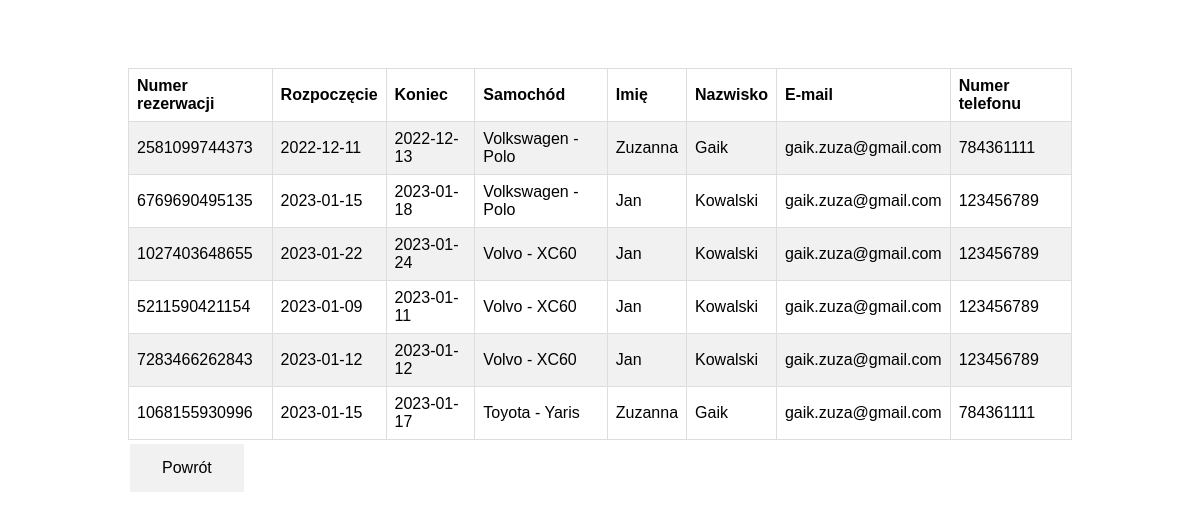
/admin/reservations (signed in), run on the app's committed database.
### tables this page shows
CREATE TABLE Reservation(
                    id INTEGER PRIMARY KEY AUTOINCREMENT,
                    reservation_nr INTEGER NOT NULL UNIQUE,
                    start_time TEXT,
                    end_time TEXT,
                    car_id INTEGER NOT NULL,
                    user_id INTEGER NOT NULL,
                    name VARCHAR(100) NOT NULL,
                    surname VARCHAR(100) NOT NULL,
                    email VARCHAR(150) NOT NULL,
                    phonenr VARCHAR(13) NOT NULL,
                    FOREIGN KEY (car_id) REFERENCES Car(id),
                    FOREIGN KEY (user_id) REFERENCES User(id)
                );

### serwer.py (the view)
@app.route("/admin/reservations", methods=['GET'])
@login_required
def reservations():
    if request.method == 'GET':
        verification = check_if_admin(current_user.username)
        if verification == True:
            reservations = get_reservations_for_admin()
            return render_template("admin/admin_reservations.html", reservations=reservations)
        else:
            return render_template("customer/info.html", info="Nie jesteś adminem", href="")

### database/car_db.py (called while the page is built)
def connect_to_db():
    connection = connect(DB_NAME, check_same_thread=False)
    cursor = connection.cursor()
    return connection, cursor

def fetch_car_by_id(id):
    connection, cursor = connect_to_db()
    data = cursor.execute("SELECT id, brand, model, car_type, production_year, fuel_type, gearbox_type, price, city, image FROM Car WHERE id = ?", [id])
    records = cursor.fetchall()
    connection.close()
    return records

### database/reservation_db.py (called while the page is built)
def connect_to_db():
    connection = connect(DB_NAME, check_same_thread=False)
    cursor = connection.cursor()
    return connection, cursor

def fetch_reservation_records():
    connection, cursor = connect_to_db()
    data = cursor.execute("SELECT * FROM Reservation")
    records = cursor.fetchall()
    connection.close()
    return records

### database/user_db.py (called while the page is built)
def connect_to_db():
    connection = connect(DB_NAME, check_same_thread=False)
    cursor = connection.cursor()
    return connection, cursor

def get_role_by_username(username):
    connection, cursor = connect_to_db()
    data = cursor.execute("SELECT role FROM User WHERE username = ?", [username])
    record = cursor.fetchone()
    connection.close()
    return record

def get_user_by_username(username):
    connection, cursor = connect_to_db()
    data = cursor.execute("SELECT * FROM User WHERE username = ?", [username])
    record = cursor.fetchone()
    connection.close()
    return record

### services/server_service.py (called while the page is built)
def check_if_admin(username):
    role = get_role_by_username(username)
    if role[0] == "admin":
        return True
    else:
        return False

### services/templates_service.py (called while the page is built)
def get_reservations_for_admin():
    data = fetch_reservation_records()
    reservations = []
    for row in data:
        record = ['']*8
        record[0] = str(row[1])
        record[1] = str(row[2])
        record[2] = str(row[3])
        car = fetch_car_by_id(row[4])[0]
        record[3] = str(car[1] + " - " + car[2])
        record[4] = str(row[6])
        record[5] = str(row[7])
        record[6] = str(row[8])
        record[7] = str(row[9])
        reservations.append(record)
    return reservations

### serwer.py (called while the page is built)
@login_manager.user_loader
def user_loader(username):
    if username is None:
        return None
    row = get_user_by_username(username)
    try:
        username = row[1]
        password = row[2]
    except:
        return None
    user = User()
    user.id = username
    user.username = username
    user.password = password
    return user

### templates/admin/admin_reservations.html (shortened to what this page needs)
<!doctype html>
<html lang="pl">
    <head>
        <link rel="stylesheet" type="text/css" href="../../static/css/styles.css"/>
    </head>
    <body class="padmessages">
        <div>
            <table>
                <tr>
                  <th>Numer rezerwacji</th>
                  <th>Rozpoczęcie</th>
                  <th>Koniec</th>
                  <th>Samochód</th>
                  <th>Imię</th>
                  <th>Nazwisko</th>
                  <th>E-mail</th>
                  <th>Numer telefonu</th>
                </tr>
                {% for reservation in reservations %}
                <tr>
                    {% for col in reservation %}
                    <td> {{ col }}</td>
                    {% endfor %}
                </tr>
                {% endfor %}
              </table>
        </div>
        <a href="/admin">
            <button class="button">Powrót</button>
        </a>
    </body>
</html>

### static/css/styles.css (style rules this page uses)
body { font-family: arial, sans-serif; }
.padmessages { padding-top: 5%; padding-left: 10%; padding-right: 10%; }
.button { border: none; color: white; padding: 15px 32px; text-align: center; text-decoration: none; display: inline-block; font-size: 16px; margin: 4px 2px; transition-duration: 0.4s; cursor: pointer; background-color: #f1f1f1; color: black; border: 0px solid rgb(80, 80, 80); }

### templates/admin/admin_reservations.html (style rules this page uses)
table { border-collapse: collapse; width: 100%; }
td, th { border: 1px solid #dddddd; text-align: left; padding: 8px; }
tr:nth-child(even) { background-color: #f1f1f1; }

### data on the page
Reservation: reservation "2581099744373" "Volkswagen - Polo", start_time "2022-12-11", end_time "2022-12-13", name "Zuzanna", surname "Gaik", email "gaik.zuza@gmail.com", phonenr "784361111"
Reservation: reservation "6769690495135" "Volkswagen - Polo", start_time "2023-01-15", end_time "2023-01-18", name "Jan", surname "Kowalski", email "gaik.zuza@gmail.com", phonenr "123456789"
Reservation: reservation "1027403648655" "Volvo - XC60", start_time "2023-01-22", end_time "2023-01-24", name "Jan", surname "Kowalski", email "gaik.zuza@gmail.com", phonenr "123456789"
Reservation: reservation "5211590421154" "Volvo - XC60", start_time "2023-01-09", end_time "2023-01-11", name "Jan", surname "Kowalski", email "gaik.zuza@gmail.com", phonenr "123456789"
Reservation: reservation "7283466262843" "Volvo - XC60", start_time "2023-01-12", end_time "2023-01-12", name "Jan", surname "Kowalski", email "gaik.zuza@gmail.com", phonenr "123456789"
Reservation: reservation "1068155930996" "Toyota - Yaris", start_time "2023-01-15", end_time "2023-01-17", name "Zuzanna", surname "Gaik", email "gaik.zuza@gmail.com", phonenr "784361111"
